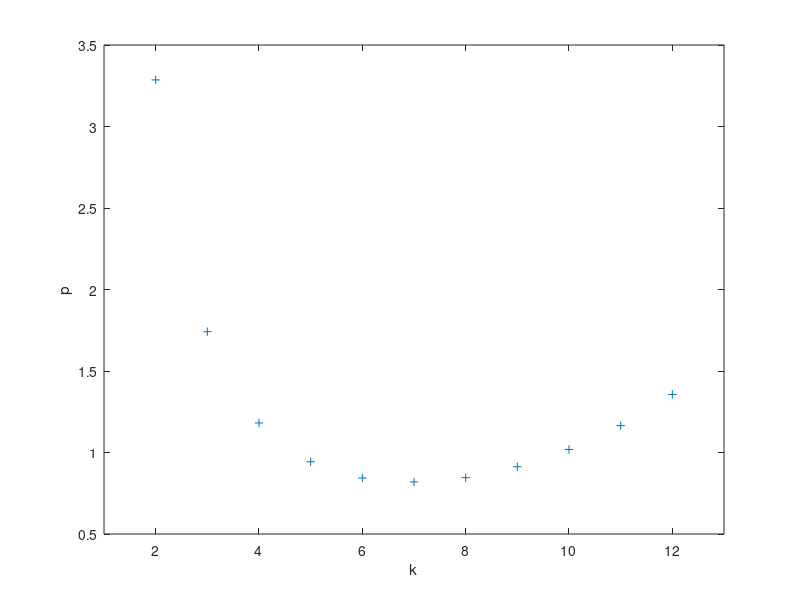

MATLAB code to generate this figure:

clc
close all
clear

e = 2.7182818284590452
k = 2:1:12
p = (1- e.^(-100*k/1000)).^k .* 100

figure
plot(k, p, 'linestyle','none', 'marker', '+')
xlim([1 13])
xlabel('k')
ylabel('p')